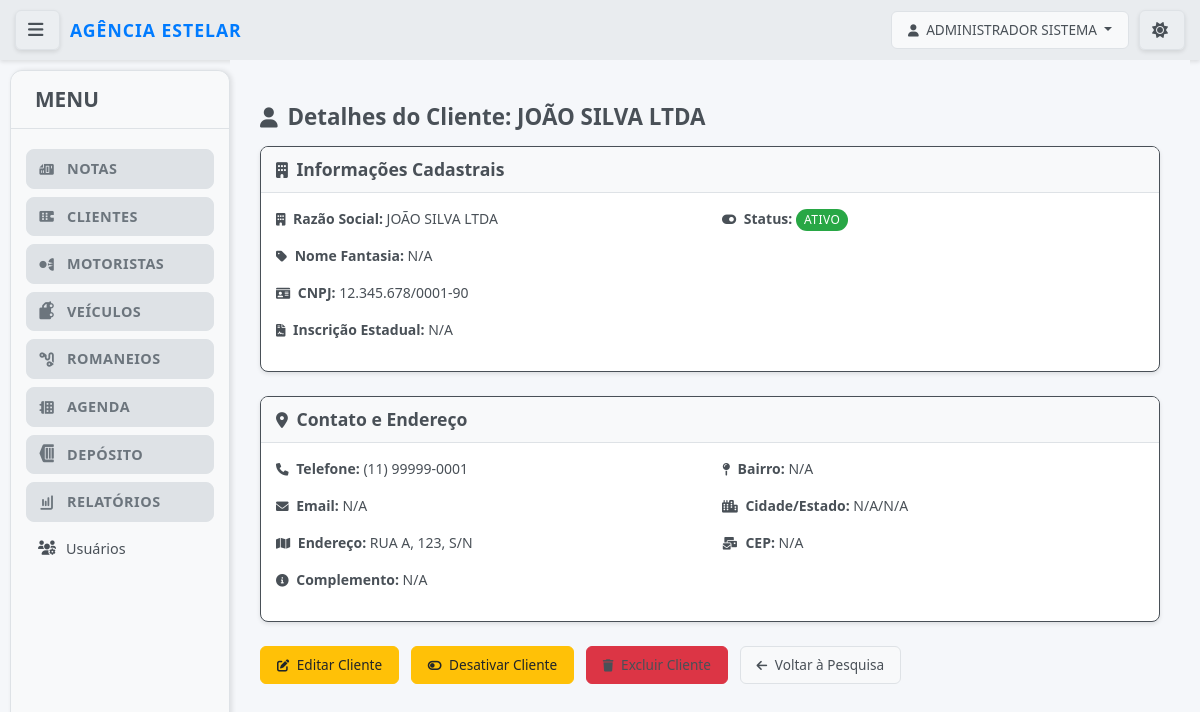
The page /notas/clientes/21/detalhes/ (signed in) on the database its author committed.
### notas/models.py (models this page shows, shortened)
class UpperCaseMixin:
    def save(self, *args, **kwargs):
        for field in self._meta.fields:
            if hasattr(field, 'max_length') and hasattr(self, field.name):
                value = getattr(self, field.name)
                if value and isinstance(value, str):
                    exclude_fields = [
                        'email', 'password', 'username', 'cpf', 'cnpj',
                        'cnh', 'chassi', 'renavam', 'placa', 'cep',
                        'telefone', 'rntrc', 'numero_consulta', 'tipo_usuario',
                        'status'  # Adicionado para não converter status para maiúsculo
                    ]
                    if field.name not in exclude_fields:
                        setattr(self, field.name, value.upper())
        super().save(*args, **kwargs)

class Usuario(UpperCaseMixin, AbstractUser):
    TIPO_USUARIO_CHOICES = [
        ('admin', 'Administrador'),
        ('funcionario', 'Funcionário'),
        ('cliente', 'Cliente'),
    ]
    tipo_usuario = models.CharField(
        max_length=20,
        choices=TIPO_USUARIO_CHOICES,
        default='funcionario',
        verbose_name="Tipo de Usuário"
    )
    cliente = models.ForeignKey(
        Cliente,
        on_delete=models.CASCADE,
        null=True,
        blank=True,
        verbose_name="Cliente Vinculado"
    )
    telefone = models.CharField(max_length=20, blank=True, verbose_name="Telefone")
    ultimo_acesso = models.DateTimeField(null=True, blank=True, verbose_name="Último Acesso")
    REQUIRED_FIELDS = ['email', 'first_name', 'last_name']
    USERNAME_FIELD = 'username'
    is_authenticated = True
    is_anonymous = False
    objects = UsuarioManager()
    class Meta:
        verbose_name = "Usuário"
        verbose_name_plural = "Usuários"
        ordering = ['username']
    def get_full_name(self):
        return f"{self.first_name} {self.last_name}".strip()
    @property
    def is_admin(self):
        return self.tipo_usuario == 'admin'
    @property
    def is_cliente(self):
        return self.tipo_usuario == 'cliente'
    def can_access_funcionalidades(self):
        return self.is_admin or self.is_funcionario

class Cliente(UpperCaseMixin, models.Model):
    razao_social = models.CharField(max_length=255, unique=True, verbose_name="Razão Social") # Adicionado unique=True
    cnpj = models.CharField(max_length=18, unique=True, blank=True, null=True, verbose_name="CNPJ")
    nome_fantasia = models.CharField(max_length=255, blank=True, null=True, verbose_name="Nome Fantasia")
    inscricao_estadual = models.CharField(max_length=20, blank=True, null=True, verbose_name="Inscrição Estadual")
    endereco = models.CharField(max_length=255, blank=True, null=True, verbose_name="Endereço")
    numero = models.CharField(max_length=10, blank=True, null=True, verbose_name="Número")
    complemento = models.CharField(max_length=255, blank=True, null=True, verbose_name="Complemento")
    bairro = models.CharField(max_length=100, blank=True, null=True, verbose_name="Bairro")
    cidade = models.CharField(max_length=100, blank=True, null=True, verbose_name="Cidade")
    estado = models.CharField(max_length=2, blank=True, null=True, verbose_name="Estado (UF)")
    cep = models.CharField(max_length=9, blank=True, null=True, verbose_name="CEP")
    telefone = models.CharField(max_length=20, blank=True, null=True, verbose_name="Telefone")
    email = models.EmailField(blank=True, null=True, verbose_name="Email")
    STATUS_CHOICES = [
        ('Ativo', 'Ativo'),
        ('Inativo', 'Inativo'),
    ]
    status = models.CharField(max_length=10, choices=STATUS_CHOICES, default='Ativo', verbose_name="Status")
    class Meta:
        verbose_name = "Cliente"
        verbose_name_plural = "Clientes"
        ordering = ['razao_social']

### notas/views.py (the view)
# urls.py: path('clientes/<int:pk>/detalhes/', views.detalhes_cliente, name='detalhes_cliente'),
def detalhes_cliente(request, pk):
    cliente = get_object_or_404(Cliente, pk=pk)
    context = {
        'cliente': cliente,
    }
    return render(request, 'notas/detalhes_cliente.html', context)

### notas/templates/notas/detalhes_cliente.html (shortened to what this page needs)
{% extends 'base.html' %}
{% block content %}
<div class="container mt-4">
    <h2><i class="fas fa-user"></i> Detalhes do Cliente: {{ cliente.razao_social }}</h2>
    <div class="card mb-4">
        <div class="card-header">
            <h3 class="card-title mb-0">
                <i class="fas fa-building"></i> Informações Cadastrais
            </h3>
        </div>
        <div class="card-body">
            <div class="row">
                <div class="col-md-6">
                    <p><strong><i class="fas fa-building"></i> Razão Social:</strong> {{ cliente.razao_social }}</p>
                    <p><strong><i class="fas fa-tag"></i> Nome Fantasia:</strong> {{ cliente.nome_fantasia|default:"N/A" }}</p>
                    <p><strong><i class="fas fa-id-card"></i> CNPJ:</strong> {{ cliente.cnpj }}</p>
                    <p><strong><i class="fas fa-file-contract"></i> Inscrição Estadual:</strong> {{ cliente.inscricao_estadual|default:"N/A" }}</p>
                </div>
                <div class="col-md-6">
                    <p><strong><i class="fas fa-toggle-on"></i> Status:</strong>
                                                        <span class="badge {% if cliente.status == 'Ativo' %}bg-ativo{% else %}bg-inativo{% endif %}">
                            {{ cliente.get_status_display }}
                        </span>
                    </p>
                </div>
            </div>
        </div>
    </div>
    <div class="card mb-4">
        <div class="card-header">
            <h3 class="card-title mb-0">
                <i class="fas fa-map-marker-alt"></i> Contato e Endereço
            </h3>
        </div>
        <div class="card-body">
            <div class="row">
                <div class="col-md-6">
                    <p><strong><i class="fas fa-phone"></i> Telefone:</strong> {{ cliente.telefone|default:"N/A" }}</p>
                    <p><strong><i class="fas fa-envelope"></i> Email:</strong> {{ cliente.email|default:"N/A" }}</p>
                    <p><strong><i class="fas fa-map"></i> Endereço:</strong> {{ cliente.endereco|default:"N/A" }}, {{ cliente.numero|default:"S/N" }}</p>
                    <p><strong><i class="fas fa-info-circle"></i> Complemento:</strong> {{ cliente.complemento|default:"N/A" }}</p>
                </div>
                <div class="col-md-6">
                    <p><strong><i class="fas fa-map-pin"></i> Bairro:</strong> {{ cliente.bairro|default:"N/A" }}</p>
                    <p><strong><i class="fas fa-city"></i> Cidade/Estado:</strong> {{ cliente.cidade|default:"N/A" }}/{{ cliente.estado|default:"N/A" }}</p>
                    <p><strong><i class="fas fa-mail-bulk"></i> CEP:</strong> {{ cliente.cep|default:"N/A" }}</p>
                </div>
            </div>
        </div>
    </div>
    <div class="mt-4">
        <a href="{% url 'notas:editar_cliente' cliente.pk %}" class="btn btn-warning me-2">
            <i class="fas fa-edit"></i> Editar Cliente
        </a>
        <form action="{% url 'notas:toggle_status_cliente' cliente.pk %}" method="post" style="display:inline;">
            {% if cliente.status == 'Ativo' %}
                <button type="submit" class="btn btn-warning me-2" onclick="return confirm('Tem certeza que deseja desativar este cliente?');">
                    <i class="fas fa-toggle-off"></i> Desativar Cliente
                </button>
            {% else %}
                <button type="submit" class="btn btn-success me-2" onclick="return confirm('Tem certeza que deseja ativar este cliente?');">
                    <i class="fas fa-toggle-on"></i> Ativar Cliente
                </button>
            {% endif %}
        </form>
        {% if user.is_admin %}
            <form action="{% url 'notas:excluir_cliente' cliente.pk %}" method="post" style="display:inline;" onsubmit="return confirm('Tem certeza que deseja excluir este cliente?');">
                <button type="submit" class="btn btn-danger me-2">
                    <i class="fas fa-trash"></i> Excluir Cliente
                </button>
            </form>
        {% endif %}
        <a href="{% url 'notas:listar_clientes' %}" class="btn btn-secondary">
            <i class="fas fa-arrow-left"></i> Voltar à Pesquisa
        </a>
    </div>
</div>
{% endblock %}

### templates/base.html (shortened to what this page needs)
{% load static %}
<!DOCTYPE html>
<html lang="pt-BR">
<head>
    <link href="https://cdn.jsdelivr.net/npm/bootstrap@5.3.3/dist/css/bootstrap.min.css" rel="stylesheet">
            <link rel="stylesheet" href="{% static 'css/style.css' %}?v=4.8">
    <link rel="stylesheet" href="https://cdnjs.cloudflare.com/ajax/libs/font-awesome/6.0.0-beta3/css/all.min.css">
</head>
<body class="{% if not user.is_authenticated %}login-page{% endif %}">
    <div class="top-bar">
        {% if user.is_authenticated %}
        <button id="menu-toggle" class="btn btn-outline-light btn-sm menu-toggle-btn" title="Alternar Menu">
            <i class="fas fa-bars"></i>
        </button>
        {% endif %}
                        <div class="logo-container">
                            <a href="{% url 'notas:dashboard' %}" class="logo">Agência Estelar</a>
                        </div>
        <div class="user-area">
            <div class="user-info">
                {% if user.is_authenticated %}
                    <div class="dropdown">
                        <button class="btn btn-outline-light dropdown-toggle" type="button" id="userDropdown" data-bs-toggle="dropdown" aria-expanded="false">
                            <i class="fas fa-user"></i> {{ user.get_full_name|default:user.username }}
                        </button>
                    </div>
                {% else %}
                    <a href="{% url 'notas:login' %}" class="btn btn-outline-light">Login</a>
                {% endif %}
            </div>
            <button id="theme-toggle" class="btn btn-outline-light btn-sm theme-toggle-btn" title="Alternar Tema">
                <i id="theme-icon" class="fas fa-sun"></i>
            </button>
        </div>
    </div>
    <div class="main-wrapper">
        {% if user.is_authenticated %}
               <div class="sidebar">
           <div class="sidebar-header">
               <h3>MENU</h3>
           </div>
            <nav class="sidebar-nav">
                <ul class="nav-menu">
                    {% if user.can_access_funcionalidades %}
                    <li class="nav-group">
                        <div class="nav-group-header">
                            <i class="fas fa-file-invoice"></i>
                            <span>Notas</span>
                        </div>
                    </li>
                    <li class="nav-group">
                        <div class="nav-group-header">
                            <i class="fas fa-building"></i>
                            <span>Clientes</span>
                        </div>
                    </li>
                    <li class="nav-group">
                        <div class="nav-group-header">
                            <i class="fas fa-user-tie"></i>
                            <span>Motoristas</span>
                        </div>
                    </li>
                    <li class="nav-group">
                        <div class="nav-group-header">
                            <i class="fas fa-truck"></i>
                            <span>Veículos</span>
                        </div>
                    </li>
                    <li class="nav-group">
                        <div class="nav-group-header">
                            <i class="fas fa-route"></i>
                            <span>Romaneios</span>
                        </div>
                    </li>
                    {% if user.is_admin %}
                    <li class="nav-group">
                        <div class="nav-group-header">
                            <i class="fas fa-calendar-alt"></i>
                            <span>Agenda</span>
                        </div>
                    </li>
                    {% endif %}
                    <li class="nav-group">
                        <div class="nav-group-header">
                            <i class="fas fa-warehouse"></i>
                            <span>Depósito</span>
                        </div>
                    </li>
                    {% if user.is_admin %}
                    <li class="nav-group">
                        <div class="nav-group-header">
                            <i class="fas fa-chart-bar"></i>
                            <span>Relatórios</span>
                        </div>
                    </li>
                   <li class="nav-item">
                       <a href="{% url 'notas:listar_usuarios' %}">
                           <i class="fas fa-users-cog"></i> Usuários
                       </a>
                   </li>
                    {% endif %}
                    {% endif %}
                </ul>
            </nav>
        </div>
        {% endif %}
        <div class="main-content">
            {% block content %}{% endblock %}
        </div>
    </div>
</body>
</html>
</html>

### rows shown on the page
Usuario: get_full_name "ADMINISTRADOR SISTEMA"
Cliente: razao_social "JOÃO SILVA LTDA", nome_fantasia "N/A", cnpj "12.345.678/0001-90", inscricao_estadual "N/A", status "ATIVO", telefone "(11) 99999-0001", email "N/A", endereco "RUA A, 123", numero "S/N", complemento "N/A", bairro "N/A", cidade "N/A", estado "N/A", cep "N/A"
